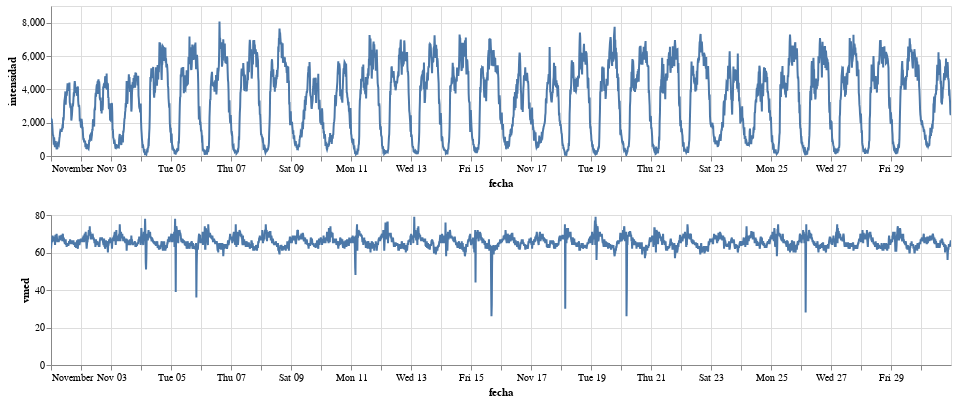

Source (notebook cell):
### Code cell
# Mostramos los mismos gráficos para otro punto de medida distinto

data = trafico[trafico.id == 6843]

alt.Chart(data, width=900, height=150)\
        .mark_line()\
        .encode(x = 'fecha:T', y = alt.Y(alt.repeat("row"), type='quantitative'))\
        .repeat(row = ['intensidad', 'vmed'])\
        .interactive(bind_y = False)

### Figure 1 — Vega-Lite specification as saved in the notebook (floating-point values rounded to 4 significant figures; data arrays with more than 128 entries replaced by an {"elided": "..."} marker saying what was removed)
{"config": {"view": {"continuousWidth": 400, "continuousHeight": 300}}, "repeat": {"row": ["intensidad", "vmed"]}, "spec": {"data": {"name": "data-c1ecd590442dbc6cdbfd52b2e640e14f"}, "mark": "line", "encoding": {"x": {"type": "temporal", "field": "fecha"}, "y": {"type": "quantitative", "field": {"repeat": "row"}}}, "height": 150, "selection": {"selector002": {"type": "interval", "bind": "scales", "encodings": ["x"]}}, "width": 900}, "$schema": "https://vega.github.io/schema/vega-lite/v4.8.1.json", "datasets": {"data-c1ecd590442dbc6cdbfd52b2e640e14f": {"elided": "2880 records"}}}
